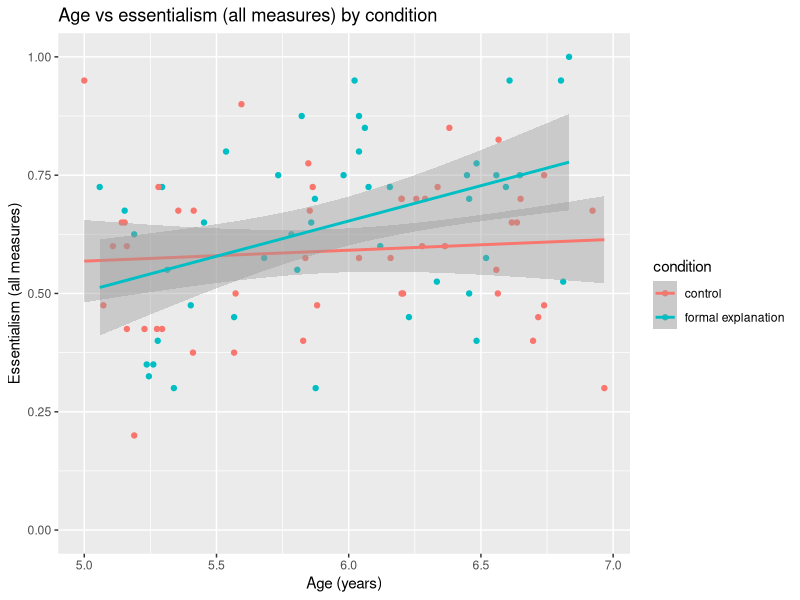
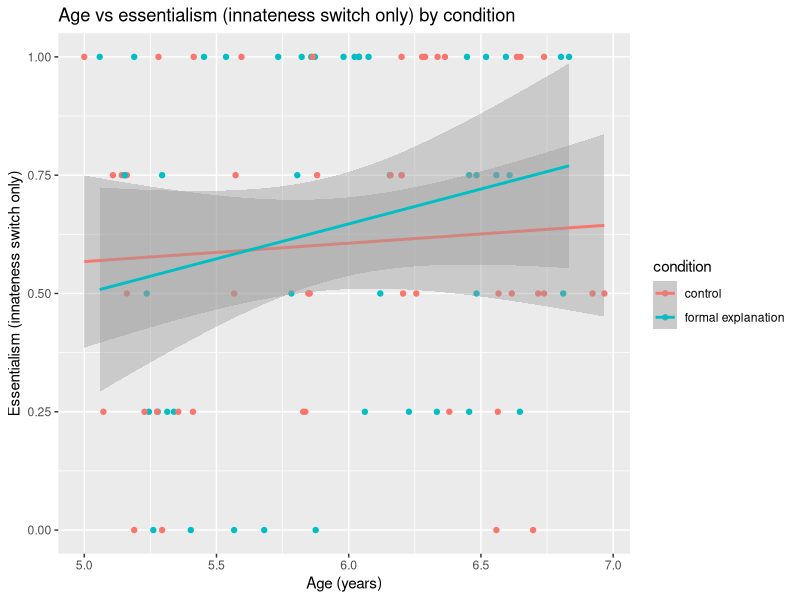

Source code (R) for these figures, in order:
## ---- chunk 1
require("knitr")
## ---- chunk 2
### Data Preparation

#### Load Relevant Libraries and Functions
library(tidyverse)

#### Import data for analysis
data <- read_csv("MuradogluEtAl_2019_social_data.csv")

#### Initial data formatting
##### Rename questions
data <- data %>% 
  rename(condition = formex) %>% 
  mutate(question = recode(question, 
         "1" = "stability_past",
         "2" = "stability_future",
         "3" = "innateness_switch",
         "4" = "innateness_stop",
         "5" = "inductivePotential"),
         condition = recode(condition,
          "0" = "control",
          "1" = "formal explanation"))


## ---- chunk 3
# Summary: essentialism by condition
data_summary <- data %>% 
  group_by(condition) %>% 
  summarize(avg=mean(response, na.rm=TRUE), sd=sd(response, na.rm=TRUE), n())
data_summary



# Essentialism per subject
data_subject <- data %>% 
  group_by(subj, age, condition) %>% 
  summarize(essentialism=mean(response, na.rm=TRUE), sd=sd(response, na.rm=TRUE))

# Plot of age vs essentialism by condition
ggplot(data_subject, aes(x = age, y = essentialism, color = condition)) + 
  geom_point() + 
  labs(x="Age (years)", 
       y="Essentialism (all measures)") +
  geom_smooth(method = "lm") +
  # Essentialism compound measure is 0 to 1 scale
  scale_y_continuous(limits=c(0,1)) +
  ggtitle("Age vs essentialism (all measures) by condition")

# ANOVA on essentialism between conditions with age as interaction
model = aov(essentialism ~ condition * age, data_subject)
summary(model)
## ---- chunk 4
# Exploratory analysis by age
# essentialism between conditions, 6yo
data_subject_6yo <- data_subject %>% 
  filter(age >= 6 & age < 7)
model_6yo = aov(essentialism ~ condition, data_subject_6yo)
summary(model_6yo)

# essentialism between conditions, 5yo
data_subject_5yo <- data_subject %>% 
  filter(age < 6 & age >= 5)
model_5yo = aov(essentialism ~ condition, data_subject_5yo)
summary(model_5yo)
## ---- chunk 5
# Filtering to innateness switch
data_innateness_switch <- data %>% 
  filter(question == "innateness_switch")

# Summary: essentialism (innateness switch only) by condition
data_innateness_switch_summary <- data_innateness_switch %>% 
  group_by(condition) %>% 
  summarize(avg=mean(response, na.rm=TRUE), sd=sd(response, na.rm=TRUE), n())
data_innateness_switch_summary



# Essentialism (innateness switch only) per subject
data_innateness_switch_subject <- data_innateness_switch %>% 
  group_by(subj, age, condition) %>% 
  summarize(essentialism=mean(response, na.rm=TRUE), sd=sd(response, na.rm=TRUE))

# Plot of age vs essentialism by condition
ggplot(data_innateness_switch_subject, aes(x = age, y = essentialism, color = condition)) + 
  geom_point() + 
  labs(x="Age (years)", 
       y="Essentialism (innateness switch only)") +
  geom_smooth(method = "lm") +
  # Essentialism compound measure is 0 to 1 scale
  scale_y_continuous(limits=c(0,1)) +
  ggtitle("Age vs essentialism (innateness switch only) by condition")

# ANOVA on essentialism between conditions with age as interaction
model_innateness_switch = aov(essentialism ~ condition * age, data_innateness_switch_subject)
summary(model_innateness_switch)
## ---- chunk 6
# Analysis by age
# essentialism between conditions, 6yo
data_innateness_switch_subject_6yo <- data_innateness_switch_subject %>% 
  filter(age >= 6 & age < 7)
model_innateness_switch_6yo = aov(essentialism ~ condition, data_innateness_switch_subject_6yo)
summary(model_innateness_switch_6yo)

# essentialism between conditions, 5yo
data_innateness_switch_subject_5yo <- data_innateness_switch_subject %>% 
  filter(age < 6 & age >= 5)
model_innateness_switch_5yo = aov(essentialism ~ condition, data_innateness_switch_subject_5yo)
summary(model_innateness_switch_5yo)
